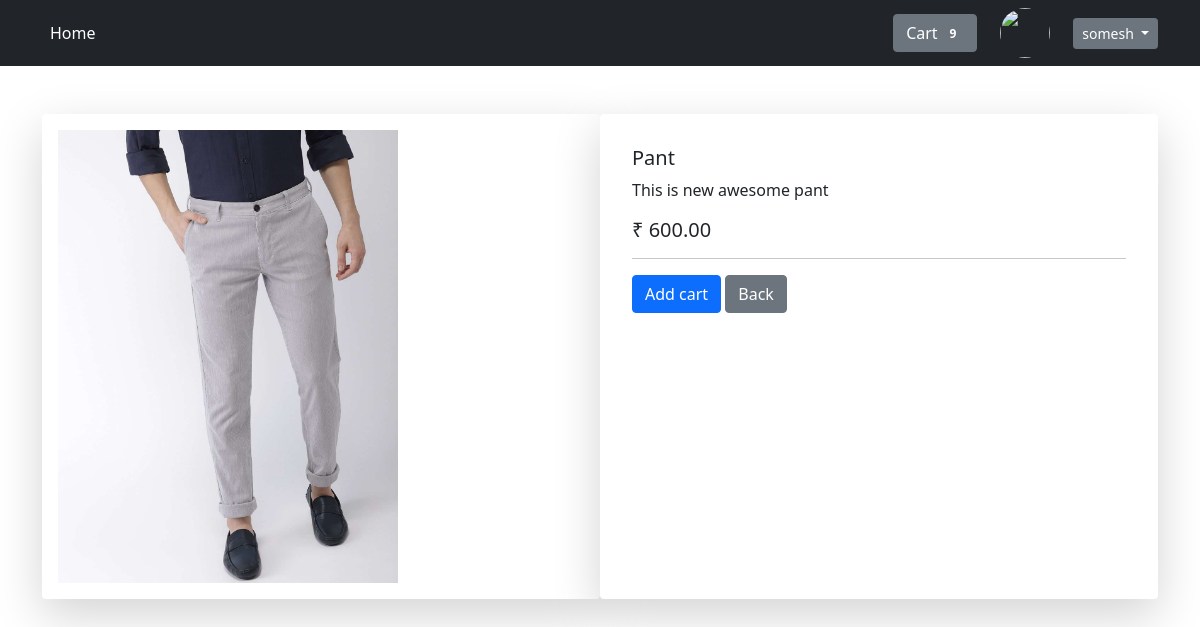
The app's page /store/2/ (signed in) with its own data.
### store/models.py (models this page shows, shortened)
class Product(models.Model):
    product_name = models.CharField(max_length=125)
    description = models.TextField()
    price = models.DecimalField(max_digits=19, decimal_places=2)
    image = models.ImageField(upload_to='images/', blank=True, null=True)

### store/views.py (the view)
# urls.py: path('<int:pk>/', ProductDetailView.as_view(), name='product_detail'),
class ProductDetailView(DetailView):
    model = Product
    template_name = 'store_detail.html'

### store/templates/store_detail.html
{% extends 'base.html' %}
{% block content %}
<div class="container mt-5 mb-4">
    <div class="row">
       <div class="col-6 shadow-lg p-3 mb-5 bg-body rounded">
            <img src="{{ product.image.url }}" alt="..." style="max-width: 340px;">
       </div>
        <div class="col-6 shadow-lg p-3 mb-5 bg-body rounded">
            <div class="card-body">
                <h5 class="card-title">{{ product.product_name }}</h5>
                <p class="card-text">{{ product.description }}</p>
                <h5 class="card-title">₹ {{ product.price }}</h5>
            <hr>
                <a class="btn btn-primary" type="button">Add cart</a>
                <a href="{% url 'product_list' %}" class="btn btn-secondary" type="button">Back</a>
            </div>
       </div>
    </div>
</div>
{% endblock %}

### templates/base.html (shortened to what this page needs)
{% load static %}
<html lang="en">
  <head>
    <link href="https://cdn.jsdelivr.net/npm/bootstrap@5.0.1/dist/css/bootstrap.min.css" rel="stylesheet">
  </head>
  <body>
        <nav class="navbar navbar-expand-lg navbar-dark bg-dark">
            <div class="container-fluid">
              <div class="container">
                <div class="collapse navbar-collapse" id="navbarSupportedContent">
                  <ul class="navbar-nav me-auto mb-2 mb-lg-0">
                    <li class="nav-item">
                      <a class="nav-link active" aria-current="page" href="{% url 'product_list' %}">Home</a>
                    </li>
                  </ul>
                  {% if user.is_authenticated %}
                       <button type="button" class="btn btn-secondary">
                        Cart <span class="badge bg-secondary">9</span>
                      </button>
                       <li class="nav-item">
                         <img src="https://widgetwhats.com/app/uploads/2019/11/free-profile-photo-whatsapp-4.png" class="rounded-circle" alt="..." width="50" height="50">
                       </li>
                       <li class="nav-item">
                         <div class="btn-group">
                            <button class="btn btn-secondary btn-sm dropdown-toggle" type="button" data-bs-toggle="dropdown" aria-expanded="false">
                              {{ user.username }}
                            </button>
                  {% endif %}
                      </div>
                    </li>
                   </div>
                </div>
            </div>
        </nav>
    <div class="container">
      {% block content %}
      {% endblock %}
    </div>
  </body>
</html>

### records on screen
Product: image (picture), product_name "Pant", description "This is new awesome pant", price "600.00"

### other values on screen
{{ user.username }} "somesh"
